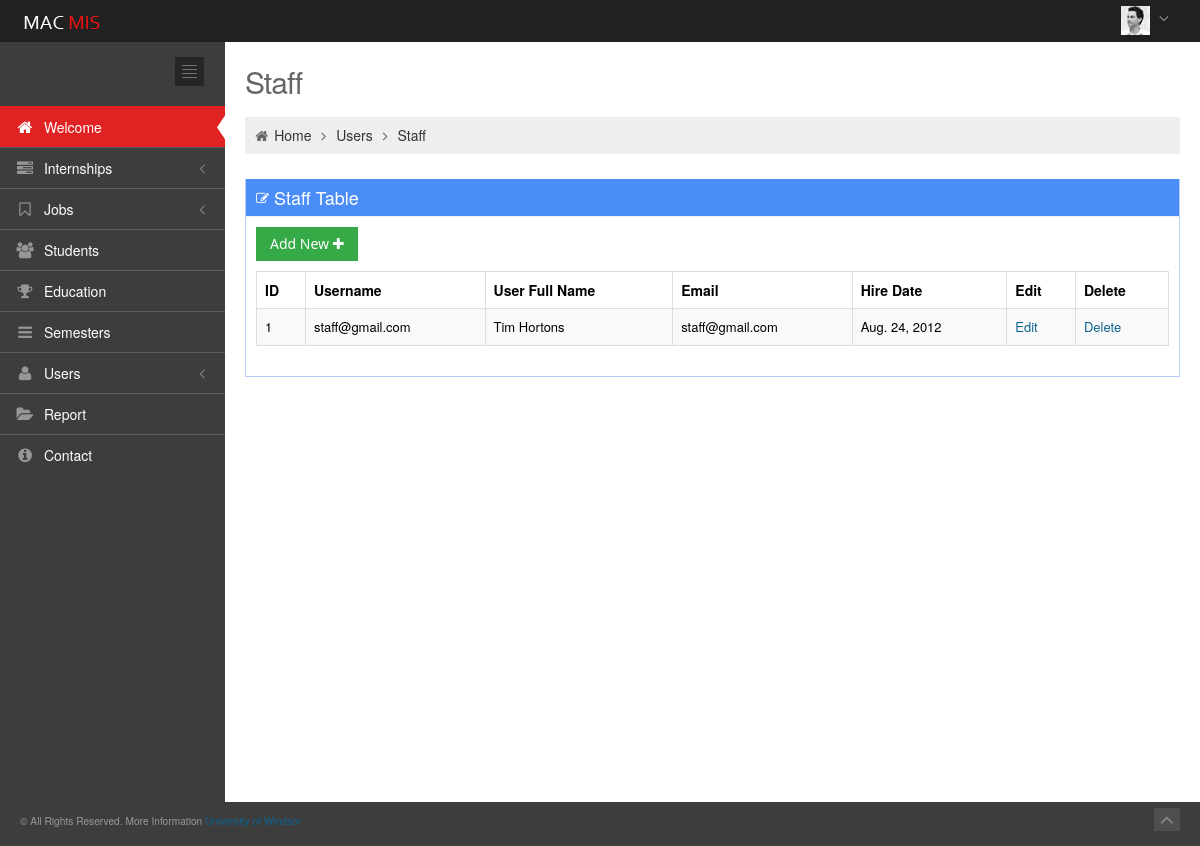
/app/staff (signed in), run on the app's committed database.
### app/models.py (models this page shows, shortened)
class Staff(models.Model):
    user = models.OneToOneField(User)
    sta_hire_date = models.DateField(blank=True,null=True)

### app/views.py (the view)
# urls.py: url(r'^staff/update/(?P<pk>\d+)$', views.StaffUpdateView.as_view(), name='update_staff'),
def staff(request):
    staff_list = Staff.objects.all()
    return render(request, 'app/staff.html',{"staff_list":staff_list})

### app/templates/app/staff.html
{% extends 'app/base.html' %}
{% block container %}
		<div class="page-content">
			<div class="container-fluid">
				<div class="row-fluid">
					<div class="span12">
						<h3 class="page-title">
							Staff
						</h3>
						<ul class="breadcrumb">
							<li>
								<i class="icon-home"></i>
								<a href="welcome.html">Home</a>
								<i class="icon-angle-right"></i>
							</li>
							<li>
								<a href="#">Users</a>
								<i class="icon-angle-right"></i>
							</li>
							<li><a href="#">Staff</a></li>
						</ul>
					</div>
				</div>
				<div class="row-fluid">
					<div class="span12">
						<div class="portlet box blue">
							<div class="portlet-title">
								<div class="caption"><i class="icon-edit"></i>Staff Table</div>
							</div>
							<div class="portlet-body">
                            {% if 'staff' in request.user.groups.all.0.name %}
								<div class="clearfix">
									<div class="btn-group">
										<a href="{% url 'app:add_staff' %}"><button id="sample_editable_1_new" class="btn green">
										Add New <i class="icon-plus"></i>
										</button></a>
									</div>
								</div>
                            {% endif %}
								<table class="table table-striped table-hover table-bordered" id="sample_editable_1">
									<thead>
										<tr>
											<th>ID</th>
											<th>Username</th>
											<th>User Full Name</th>
											<th>Email</th>
                                            <th>Hire Date</th>
                                            {% if 'staff' in request.user.groups.all.0.name %}
											<th>Edit</th>
											<th>Delete</th>
                                            {% endif %}
										</tr>
									</thead>
									<tbody>
                                    {% for staff in staff_list %}
										<tr class="">
											<td>{{ staff.id }}</td>
											<td>{{ staff.user.username }}</td>
											<td>{{ staff.user.first_name }} {{ staff.user.last_name }}</td>
											<td>{{ staff.user.email }}</td>
                                            <td>{{ staff.sta_hire_date }}</td>
                                            {% if 'staff' in request.user.groups.all.0.name %}
											<td><a class="edit" href="{% url 'app:update_staff' staff.user.id %}">Edit</a></td>
											<td><a class="delete" href="{% url 'app:delete_staff' staff.user.id %}">Delete</a></td>
                                        {% endif %}
										</tr>
									{% endfor %}
									</tbody>
								</table>
							</div>
						</div>
					</div>
				</div>
			</div>
		</div>
{% endblock %}

### app/static/app/css/style-metro.css (style rules this page uses)
.btn { background-color: #e5e5e5; background-image: none; filter: none; border: 0; padding: 7px 14px; text-shadow: none; font-family: "Segoe UI", Helvetica, Arial, sans-serif; font-size: 14px; color: #333333; cursor: pointer; outline: none; -webkit-box-shadow: none !important; -moz-box-shadow: none !important; box-shadow: none !important; -webkit-border-radius: 0 !important; -moz-border-radius: 0 !important; border-radius: 0 !important; }
.btn.green { color: white; text-shadow: none; background-color: #35aa47; }

### app/static/app/css/style-responsive.css (style rules this page uses)
@media (min-width: 980px) { .page-content { margin-left: 225px; margin-top: 0px; min-height: 760px; } }

### app/static/app/css/default.css (style rules this page uses)
body { background-color: #3d3d3d !important; }

### data on the page
Staff: id "1", user.username "staff@gmail.com", user.first_name "Tim", user.last_name "Hortons", user.email "staff@gmail.com", sta_hire_date "Aug. 24, 2012"
